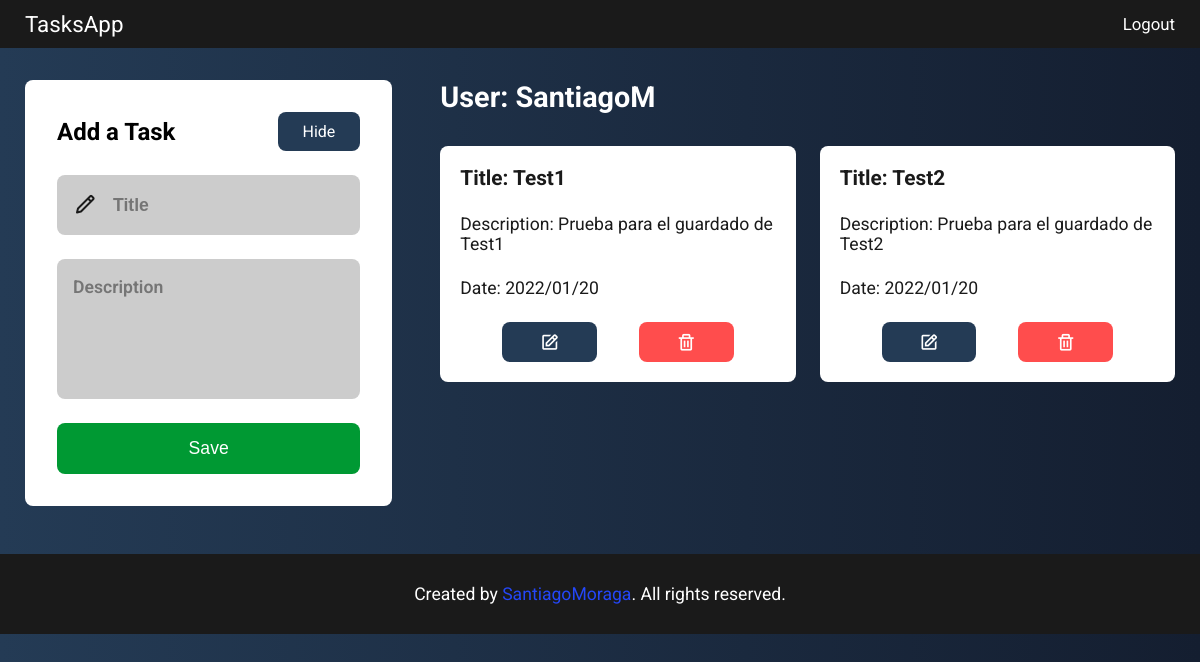
/tasks (signed in), run on an earlier commit of the app's database.
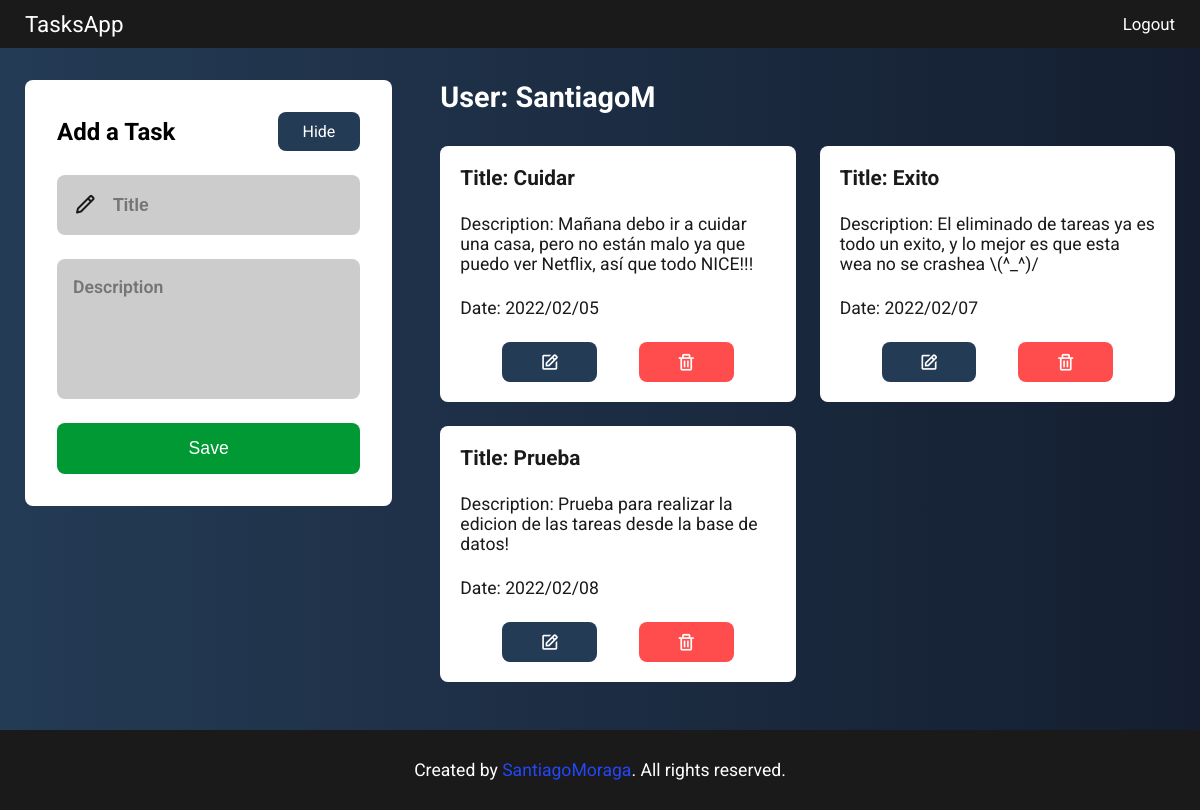
And on a later commit of the database.
### flaskr/models.py (models this page shows, shortened)
class Users(db.Model):
    __tablename__ = "users"
    id = db.Column(db.Integer, primary_key=True)
    username = db.Column(db.String(30), unique=True, nullable=False)
    password_hash = db.Column(db.String(120), nullable=False)
    tasks = db.relationship("Tasks", backref="author", lazy="dynamic")

class Tasks(db.Model):
    __tablename__ = "tasks"
    id = db.Column(db.Integer, primary_key=True)
    title = db.Column(db.String(60), nullable=False)
    description = db.Column(db.String(160), nullable=False)
    timestamp = db.Column(db.DateTime, index=True, default=datetime.utcnow)
    user_id = db.Column(db.Integer, db.ForeignKey("users.id"))

### flaskr/routes.py (the view)
@app.route("/tasks", methods=["GET"])
@login_required
def tasks():
    if request.method == "GET":
        user_id = session["user_id"]
        user = Users.query.get(user_id)
        username = user.username
        tasks = user.tasks.all()
        return render_template("routes/tasks.html", username=username, tasks=tasks)

### helpers.py (called while the page is built)
def login_required(f):
    @wraps(f)
    def decorated_function(*args, **kwargs):
        if session.get("user_id") is None:
            return redirect(url_for("signup"))
        return f(*args, **kwargs)
    return decorated_function

### flaskr/templates/routes/tasks.html (shortened to what this page needs)
{% extends "base.html" %}
{% block content %}
    <section class="tasks">
        <div class="tasks__container container">
            <div class="tasks__forms">
                <div class="tasks__forms-container">
                    <form method="POST" accept-charset="utf-8" class="tasks__form" id="tasksForm">
                        <div class="tasks__form-title">
                            <h1>Add a Task</h1>
                            <a id="hideBtn">Hide</a>
                        </div>
                        <div class="tasks__form-inputs hide-form">
                            <i class='bx bx-pencil tasks__form-icon'></i>
                            <input
                                type="text"
                                class="tasks__form-input"
                                placeholder="Title"
                                autocomplete="off"
                                name="title"
                            />
                        </div>
                        <div class="tasks__form-textarea hide-form">
                            <textarea name="description" placeholder="Description" cols="10" rows="5"></textarea>
                        </div>
                        <div class="tasks__form-btns hide-form">
                            <button class="tasks__form-btn" type="submit">
                                Save
                            </button>
                        </div>
                    </form>
                </div>
            </div>
            <div class="tasks__lists">
                <div class="tasks__lists-user">
                    <h1>User: {{ username }}</h1>
                </div>
                <div class="tasks__lists-list" id="addTasks">
                    {% for t in tasks %}
                        <div class="tasks__task">
                            <p class="tasks__task-title">
                                Title: {{ t.title }}
                            </p>
                            <p class="tasks__task-description">
                                Description: {{ t.description }}
                            </p>
                            <p class="tasks__task-date">
                                Date: {{ t.timestamp.strftime('%Y/%m/%d') }}
                            </p>
                            <div class="tasks__task-btns">
                                <a href="/tasks/edit/{{ t.id }}" class="tasks__task-btn">
                                    <i class='bx bx-edit tasks__task-icon'></i>
                                </a>
                                <a href="/tasks/delete/{{ t.id }}" class="tasks__task-btn delete-btn">
                                    <i class='bx bx-trash tasks__task-icon'></i>
                                </a>
                            </div>
                        </div>
                    {% endfor %}
                </div>
            </div>
        </div>
    </section>
{% endblock content %}

### flaskr/templates/base.html (shortened to what this page needs)
<!DOCTYPE html>
<html lang="en">
<head>
    <link href='https://unpkg.com/boxicons@2.1.1/css/boxicons.min.css' rel='stylesheet'>
    <link rel="stylesheet" href="{{ url_for('static', filename='css/style.css') }}" type="text/css">
</head>
<body>
    <header class="header">
        <nav class="nav container">
            {% if session.user_id %}
                <a href="{{ url_for('tasks') }}" class="nav__logo">TasksApp</a>
                <div class="nav__menu">
                    <ul class="nav__list">
                        <li class="nav__item">
                            <a href="{{ url_for('logout') }}" class="nav__link">
                                Logout
                            </a>
                        </li>
                    </ul>
                </div>
            {% else %}
                <a href="{{ url_for('index') }}" class="nav__logo">TasksApp</a>
            {% endif %}
        </nav>
    </header>
    <main class="main">
        {% block content %} {% endblock %}
    </main>
    <footer class="footer">
        <div class="footer__container container">
            <div class="footer__autor">
                <p>Created by <span>SantiagoMoraga</span>. All rights reserved.</p>
            </div>
        </div>
    </footer>
</body>
</html>

### flaskr/static/css/style.css (style rules this page uses)
* { margin: 0; padding: 0; box-sizing: border-box; }
body { margin: 3rem 0 0 0; font-family: "Roboto", sans-serif; background: #141E30; background: -webkit-linear-gradient(to right, #243B55, #141E30); background: linear-gradient(to right, #243B55, #141E30); }
a { text-decoration: none; }
ul { list-style: none; }
.container { margin-left: auto; margin-right: auto; max-width: 1150px; }
.header { background: #1a1a1a; width: 100%; position: fixed; top: 0; left: 0; }
.nav { display: flex; justify-content: space-between; align-items: center; height: 3rem; }
.nav__logo { color: #fff; font-size: 1.4rem; }
.nav__link { color: #fff; font-size: 1.05rem; cursor: pointer; }
.main { margin-top: 5rem; }
.footer { margin-top: 3rem; height: 5rem; background: #1a1a1a; color: #fff; }
.footer__autor { text-align: center; }
.footer__autor p { padding: 30px 0; font-size: 1.1rem; }
.footer__autor span { cursor: pointer; color: #2447f8; animation: footer 4s infinite; }
.tasks__container { display: grid; grid-template-columns: 1fr 2fr; width: 100%; gap: 3rem; }
.tasks__form { background: #fff; display: grid; gap: 1.5rem; border-radius: 0.5rem; padding: 2rem 2rem; text-align: center; width: 100%; }
.tasks__form-title { display: flex; justify-content: space-between; align-items: center; }
.tasks__form-title h1 { font-size: 1.5rem; }
.tasks__form-title a { padding: 10px 25px; background: #243b55; border-radius: 0.5rem; border: none; outline: none; cursor: pointer; color: #fff; font-size: 1rem; }
.tasks__form-inputs { display: grid; grid-template-columns: max-content 1fr; column-gap: 1rem; background: #ccc; padding: 1.125rem 1rem; border-radius: 0.5rem; }
.tasks__form-icon { color: #1a1a1a; font-size: 1.5rem; }
.tasks__form-input { border: none; outline: none; background: #ccc; font-size: 1.1rem; font-weight: 600; width: 100%; }
.tasks__form-textarea { background: #ccc; padding: 1.125rem 1rem; border-radius: 0.5rem; width: 100%; }
.tasks__form-textarea textarea { width: 100%; resize: none; font-family: "Roboto", sans-serif; font-weight: 600; font-size: 1.1rem; background: #ccc; border: none; outline: none; }
.tasks__form-btn { width: 100%; padding: 15px 0; background: #009933; border-radius: 0.5rem; border: none; outline: none; color: #fff; font-size: 1.1rem; cursor: pointer; }
.tasks__lists-user h1 { font-size: 1.8rem; color: #fff; margin-bottom: 2rem; }
.tasks__lists-list { display: grid; grid-template-columns: repeat(2, 1fr); gap: 1.5rem; }
.tasks__task { background: #fff; color: #1a1a1a; padding: 20px; display: grid; gap: 1.5rem; border-radius: 0.5rem; width: 100%; }
.tasks__task-title { font-weight: 700; font-size: 1.3rem; }
.tasks__task-description, .tasks__task-date { font-size: 1.1rem; }
.tasks__task-btns { display: flex; justify-content: space-evenly; align-items: end; }
.tasks__task-btn:nth-child(1) { padding: 10px 0; border-radius: 0.5rem; border: none; outline: none; background: #243b55; width: 30%; cursor: pointer; display: flex; justify-content: center; }
.tasks__task-btn:nth-child(2) { padding: 10px 0; border-radius: 0.5rem; border: none; outline: none; background: #ff4d4d; width: 30%; cursor: pointer; display: flex; justify-content: center; }
.tasks__task-icon { color: #fff; font-size: 1.25rem; }

What changed in the data, as far as the page shows it:
removed Tasks: title "Test1", description "Prueba para el guardado de Test1", timestamp "2022/01/20"
removed Tasks: title "Test2", description "Prueba para el guardado de Test2", timestamp "2022/01/20"
added Tasks: title "Cuidar", description "Mañana debo ir a cuidar una casa, pero no están malo ya que puedo ver Netflix, así que todo NICE!!!", timestamp "2022/02/05"
added Tasks: title "Exito", description "El eliminado de tareas ya es todo un exito, y lo mejor es que esta wea no se crashea \\(^_^)/", timestamp "2022/02/07"
added Tasks: title "Prueba", description "Prueba para realizar la edicion de las tareas desde la base de datos!", timestamp "2022/02/08"
